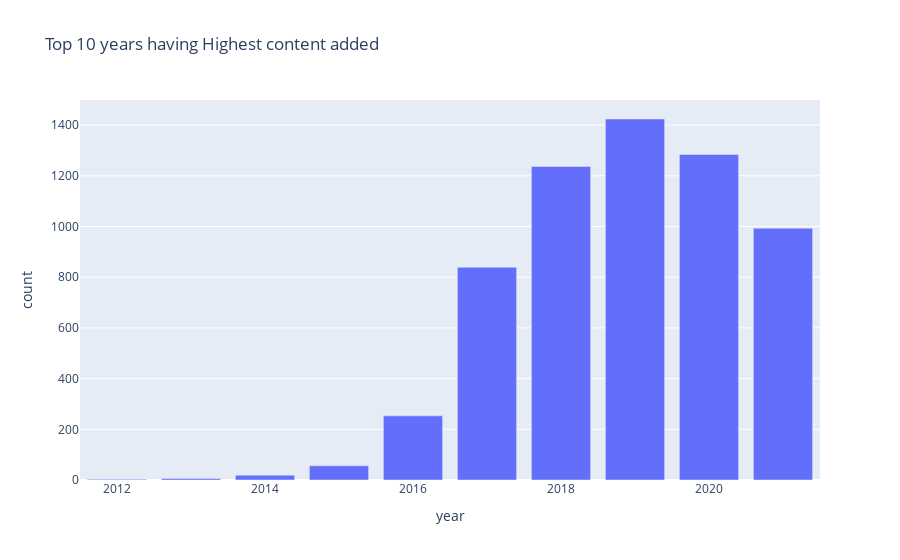

Write notebook code for a chart like this one.
### Code cell
fig=px.bar(top10_yr_mov,x="year",y="count",title="Top 10 years having Highest content added")
fig

### Figure 1 — Plotly figure (JSON) as saved in the notebook; plotly's stock layout.template omitted (floating-point values rounded to 4 significant figures)
{"data": [{"hovertemplate": "year=%{x}<br>count=%{y}<extra></extra>", "legendgroup": "", "marker": {"color": "#636efa", "pattern": {"shape": ""}}, "name": "", "orientation": "v", "showlegend": false, "textposition": "auto", "type": "bar", "x": [2021, 2020, 2019, 2018, 2017, 2016, 2015, 2014, 2013, 2012], "xaxis": "x", "y": [993, 1284, 1424, 1237, 839, 253, 56, 19, 6, 3], "yaxis": "y"}], "layout": {"barmode": "relative", "legend": {"tracegroupgap": 0}, "title": {"text": "Top 10 years having Highest content added"}, "xaxis": {"anchor": "y", "domain": [0, 1], "title": {"text": "year"}}, "yaxis": {"anchor": "x", "domain": [0, 1], "title": {"text": "count"}}}}
